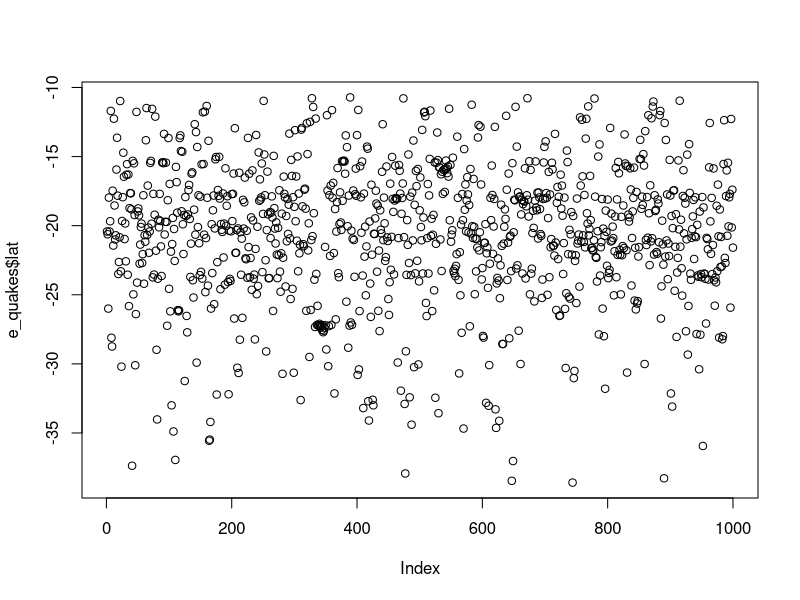
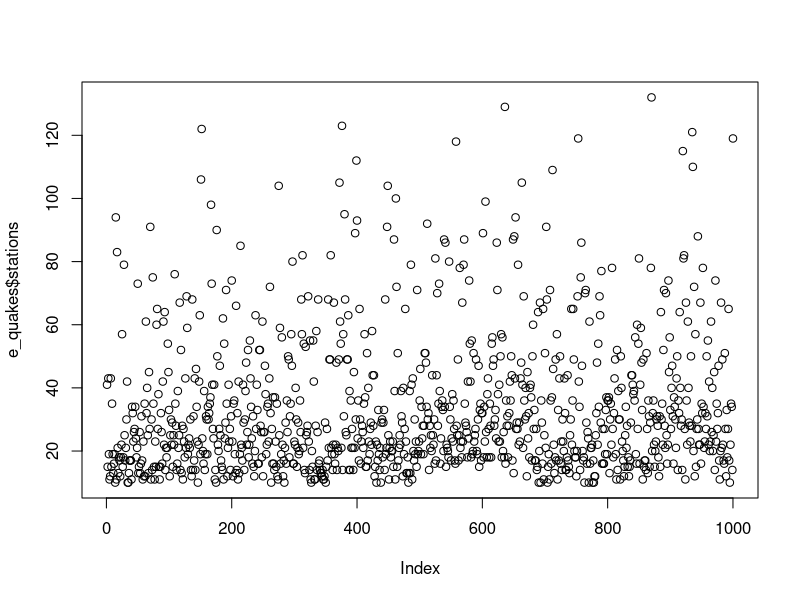
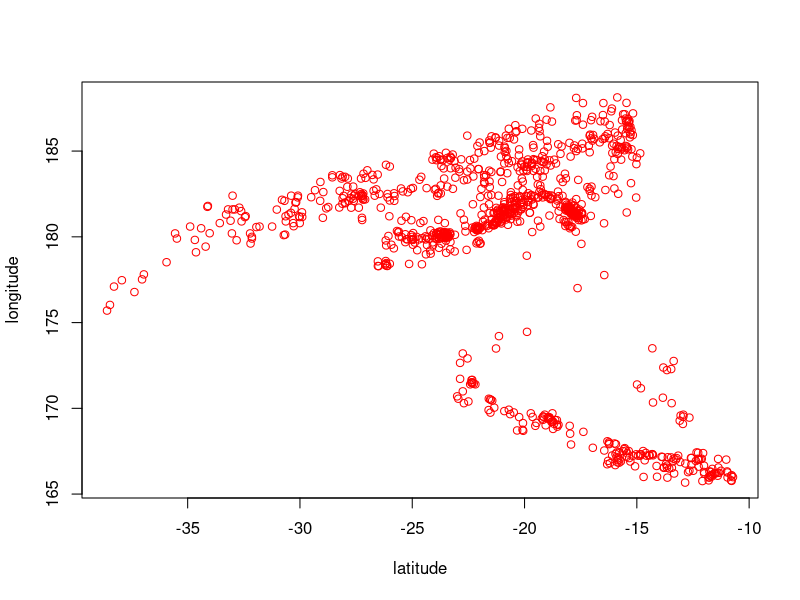
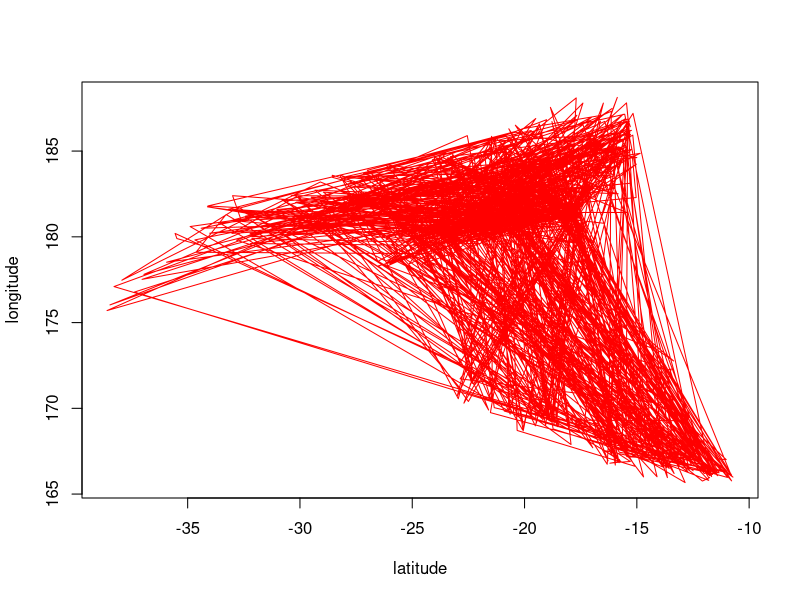
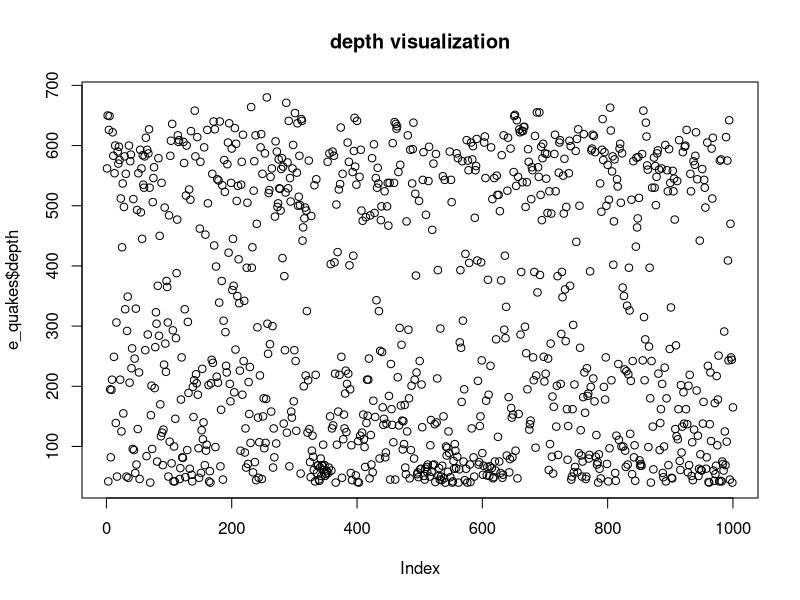
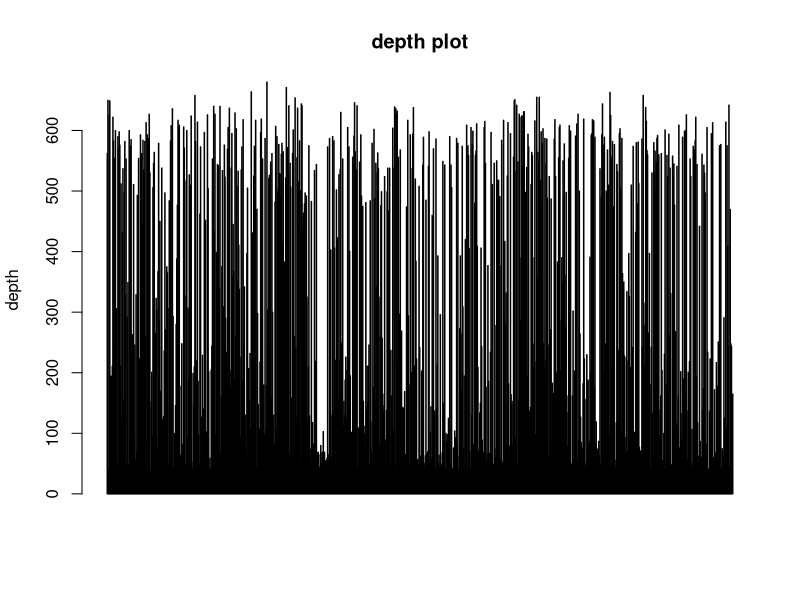
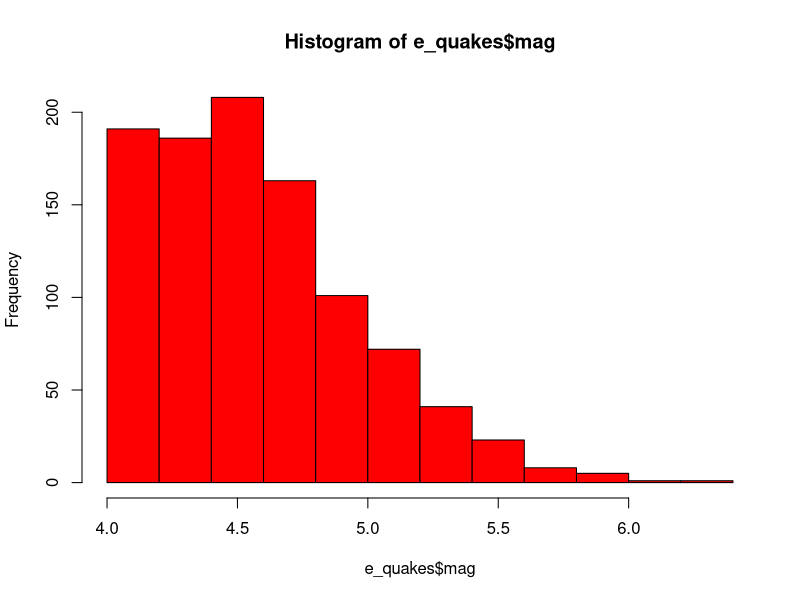
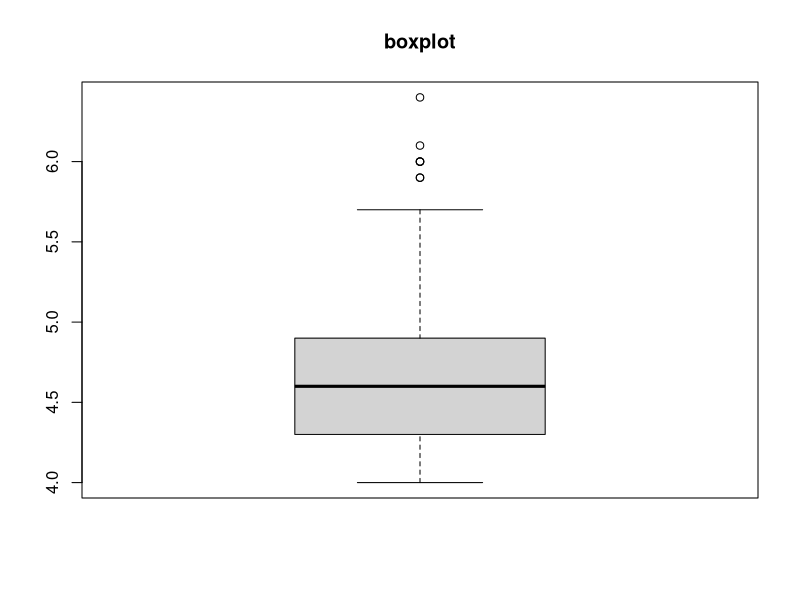

Reproduce these figures in R, in order.
#Earth quake dataset visualization
e_quakes<-datasets::quakes
e_quakes

#Top and bottom 5 values
head(e_quakes,5)

tail(e_quakes,5)

summary(e_quakes)

plot(e_quakes$lat)

plot(e_quakes$stations)

#points visualization
plot(e_quakes$lat,e_quakes$long,xlab='latitude',ylab='longitude',col='red',type='p')

#line visualization
plot(e_quakes$lat,e_quakes$long,xlab='latitude',ylab='longitude',col='red',type='l')

plot(e_quakes$depth,main='depth visualization')


#Barplot
barplot(e_quakes$depth,main='depth plot',ylab='depth',col='red',horiz=F,axes=T)

#Histogram
hist(e_quakes$mag,col='red')

#boxplot
boxplot(e_quakes$mag,main='boxplot')

boxplot(e_quakes[,1:3])


#deviding graph output screen to9 squares
par(mfrow=c(3,3),mar=c(2,5,2,1),las=0,bty='o')
plot(e_quakes$stations)
plot(e_quakes$lat)
plot(e_quakes$long)
plot(e_quakes$mag)
plot(e_quakes$depth)











